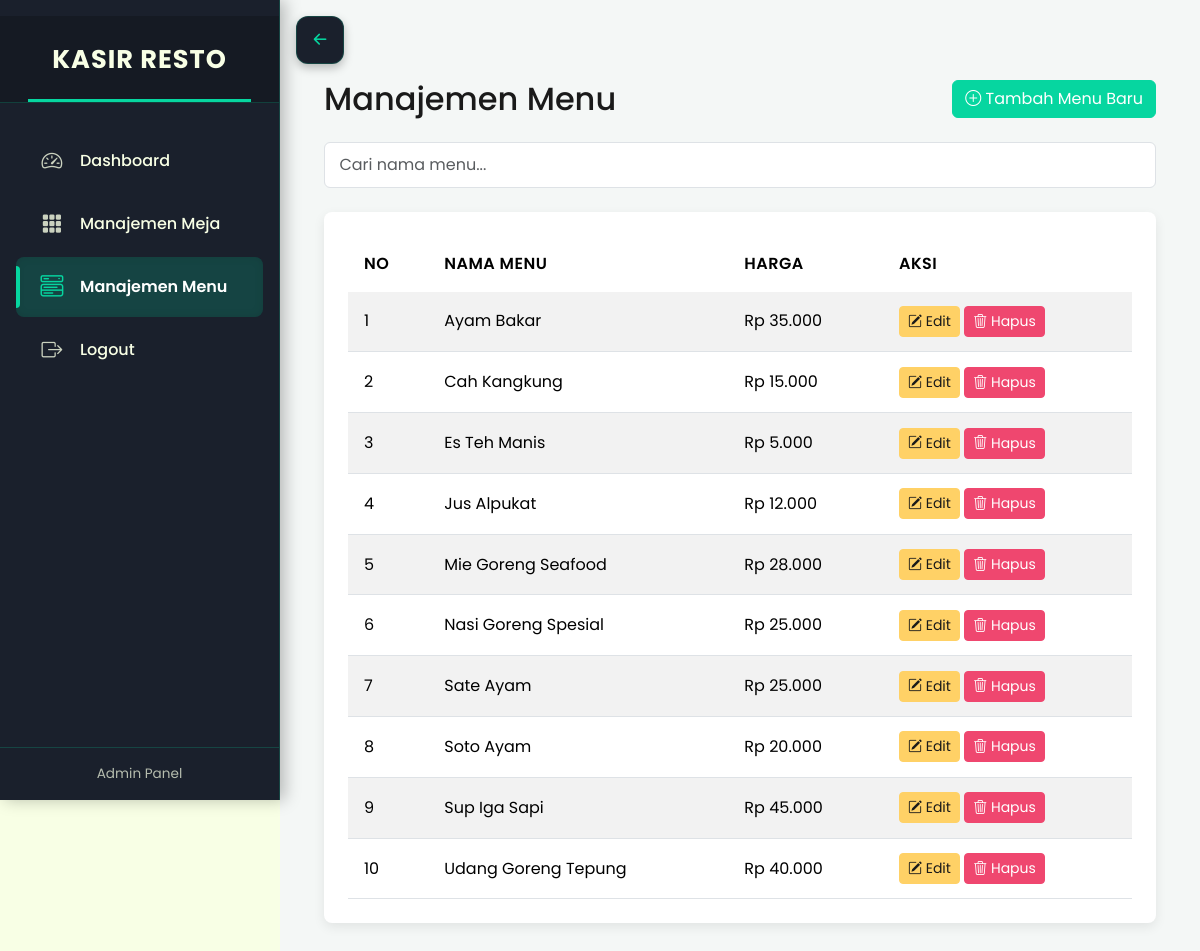
The page /pages/admin/menu.php (signed in) on the database its author committed.
### tables this page shows
CREATE TABLE menu (
    idmenu BIGINT UNSIGNED PRIMARY KEY AUTO_INCREMENT,
    Namamenu VARCHAR(255) NOT NULL,
    Harga INT NOT NULL,
    created_at TIMESTAMP DEFAULT CURRENT_TIMESTAMP,
    updated_at TIMESTAMP DEFAULT CURRENT_TIMESTAMP ON UPDATE CURRENT_TIMESTAMP
);

### pages/admin/menu.php (the view, shortened to what this page needs)
<?php
require_once '../../config/config.php';
$result = $conn->query("SELECT * FROM menu ORDER BY Namamenu");
?>
<!DOCTYPE html>
<html lang="id">
<head>
    <link href="../../assets/bootstrap/dist/css/bootstrap.min.css" rel="stylesheet">
    <link href="../../assets/bootstrap-icons/font/bootstrap-icons.css" rel="stylesheet">
</head>
<body>
    <?php include '../../components/sidebar.php';  ?>
    <div class="content-wrapper" id="mainContent">
        <div class="container-fluid">
            <div class="page-header">
                <h2>Manajemen Menu</h2>
                <button type="button" class="btn btn-primary" data-bs-toggle="modal" data-bs-target="#addMenuModal">
                    <i class="bi bi-plus-circle"></i> Tambah Menu Baru
                </button>
            </div>
             <div class="search-container">
                 <input type="text" id="searchInput" class="form-control" placeholder="Cari nama menu...">
             </div>
            <div class="card">
                <div class="card-body">
                    <div class="table-responsive">
                        <table class="table table-striped table-hover">
                            <thead>
                                <tr>
                                    <th>No</th>
                                    <th>Nama Menu</th>
                                    <th>Harga</th>
                                    <th>Aksi</th>
                                </tr>
                            </thead>
                            <tbody id="menuTableBody">
                                <?php
                                if ($result && $result->num_rows > 0):
                                    $counter = 1;
                                    while ($row = $result->fetch_assoc()):
                                ?>
                                <tr>
                                    <td><?php echo $counter++; ?></td>
                                    <td><?php echo htmlspecialchars($row['Namamenu']); ?></td>
                                    <td>Rp <?php echo number_format($row['Harga'], 0, ',', '.'); ?></td>
                                    <td>
                                        <button type="button" class="btn btn-sm btn-warning" data-bs-toggle="modal" data-bs-target="#editMenuModal"
                                                data-id="<?php echo htmlspecialchars($row['idmenu']); ?>"
                                                data-nama="<?php echo htmlspecialchars($row['Namamenu']); ?>"
                                                data-harga="<?php echo $row['Harga']; ?>">
                                            <i class="bi bi-pencil-square"></i> Edit
                                        </button>
                                        <button type="button" class="btn btn-sm btn-danger" data-bs-toggle="modal" data-bs-target="#deleteMenuModal"
                                                data-id="<?php echo htmlspecialchars($row['idmenu']); ?>"
                                                data-nama="<?php echo htmlspecialchars($row['Namamenu']); ?>">
                                            <i class="bi bi-trash3"></i> Hapus
                                        </button>
                                    </td>
                                </tr>
                                <?php
                                    endwhile;
                                else:
                                ?>
                                 <tr>
                                     <td colspan="4" class="text-center">Belum ada data menu.</td>
                                 </tr>
                                <?php endif; ?>
                            </tbody>
                        </table>
                    </div>
                </div>
            </div> </div> </div>
</body>
</html>

### css/sidebar.css (style rules this page uses)
:root { --primary-color: #06D6A0; --secondary-color: #F8FFE5; --background-color: #1A202C; --text-color: var(--secondary-color); --text-muted-color: rgba(248, 255, 229, 0.7); --icon-color: rgba(248, 255, 229, 0.8); --border-color: rgba(6, 214, 160, 0.2); --hover-bg: rgba(6, 214, 160, 0.1); --active-bg: rgba(6, 214, 160, 0.2); --scrollbar-thumb: var(--primary-color); --tooltip-bg: rgba(0, 0, 0, 0.85); --tooltip-text: #ffffff; --shadow-color: rgba(0, 0, 0, 0.25); --sidebar-width: 280px; --sidebar-collapsed-width: 80px; --transition-speed: 0.3s; --transition-type: cubic-bezier(0.4, 0, 0.2, 1); --content-padding: 2rem; --content-padding-top: 5rem; --mobile-breakpoint: 768px; }
.content-wrapper { min-height: 100vh; padding: var(--content-padding); padding-top: var(--content-padding-top); margin-left: 0; background-color: #f4f7f6; transition: margin-left var(--transition-speed) var(--transition-type); position: relative; z-index: 1; }
@media (min-width: 769px) { .content-wrapper { margin-left: var(--sidebar-width); } }

### pages/admin/menu.php (style rules this page uses)
:root { --sidebar-width: 280px; --sidebar-collapsed-width: 80px; --content-padding: 1.5rem; --content-padding-top: 60px; --transition-speed: 0.3s; --transition-type: ease; --color-bg-light: #F8FFE5; --color-primary: #06D6A0; --color-primary-hover: #05b98a; --color-secondary: #EF476F; --color-warning: #FFD166; --color-text-dark: #1a1a1a; --color-text-light: #FFFFFF; --color-border: #dee2e6; --color-card-bg: #FFFFFF; }
body { background-color: var(--color-bg-light); color: var(--color-text-dark); font-family: 'Poppins', sans-serif; }
.content-wrapper { margin-left: var(--sidebar-width); padding: var(--content-padding-top) var(--content-padding); min-height: 100vh; transition: margin-left var(--transition-speed) var(--transition-type); position: relative; z-index: 1; }
.page-header { display: flex; justify-content: space-between; align-items: center; margin-bottom: 1.5rem; flex-wrap: wrap; gap: 1rem; }
.page-header h2 { margin-bottom: 0; color: var(--color-text-dark); }
.btn-primary { background-color: var(--color-primary); border-color: var(--color-primary); color: var(--color-text-light); transition: background-color 0.2s ease, border-color 0.2s ease; }
.btn-warning { background-color: var(--color-warning); border-color: var(--color-warning); color: var(--color-text-dark); }
.btn-danger { background-color: var(--color-secondary); border-color: var(--color-secondary); color: var(--color-text-light); }
.card { background-color: var(--color-card-bg); border: none; border-radius: 0.5rem; box-shadow: 0 4px 12px rgba(0, 0, 0, 0.08); margin-bottom: 1.5rem; overflow: hidden; }
.card-body { padding: 1.5rem; }
.table { margin-bottom: 0; border-color: var(--color-border); }
.table thead { background-color: var(--color-primary); color: var(--color-text-light); }
.table thead th { border-bottom-width: 0; padding: 1rem; text-transform: uppercase; letter-spacing: 0.5px; font-weight: 600; }
.table td { vertical-align: middle; padding: 0.9rem 1rem; }
.table-striped tbody tr:nth-of-type(odd) { background-color: rgba(248, 255, 229, 0.5); }
.form-control, .form-select { margin-bottom: 1rem; border: 1px solid var(--color-border); padding: 0.6rem 0.9rem; transition: border-color 0.2s ease, box-shadow 0.2s ease; }
.search-container { margin-bottom: 1.5rem; }
.search-container .form-control { margin-bottom: 0; }

### rows shown on the page
menu: Namamenu "Ayam Bakar", Harga "35.000"
menu: Namamenu "Cah Kangkung", Harga "15.000"
menu: Namamenu "Es Teh Manis", Harga "5.000"
menu: Namamenu "Jus Alpukat", Harga "12.000"
menu: Namamenu "Mie Goreng Seafood", Harga "28.000"
menu: Namamenu "Nasi Goreng Spesial", Harga "25.000"
menu: Namamenu "Sate Ayam", Harga "25.000"
menu: Namamenu "Soto Ayam", Harga "20.000"
menu: Namamenu "Sup Iga Sapi", Harga "45.000"
menu: Namamenu "Udang Goreng Tepung", Harga "40.000"

### other values the page prints
$item['text'] "Dashboard"
$item['text'] "Manajemen Meja"
$item['text'] "Manajemen Menu"
$item['text'] "Logout"
$user_level "Admin"
